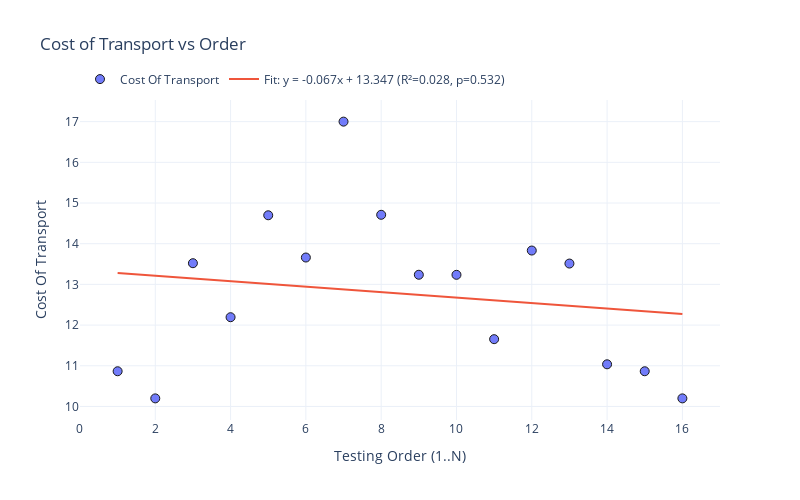
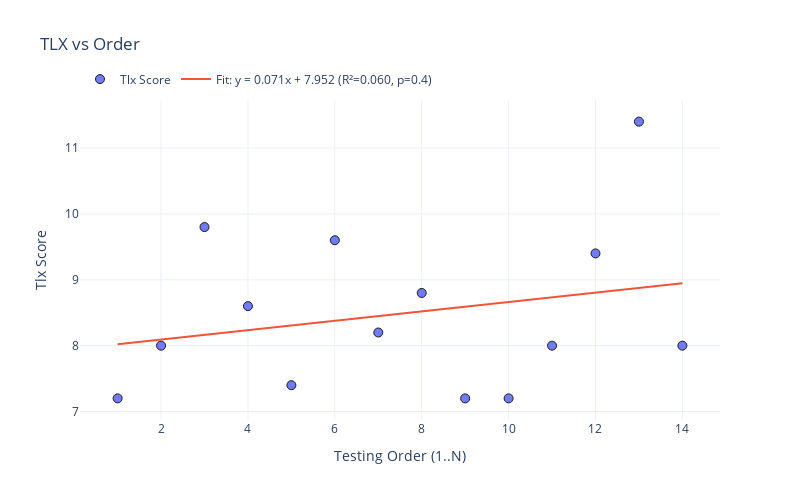
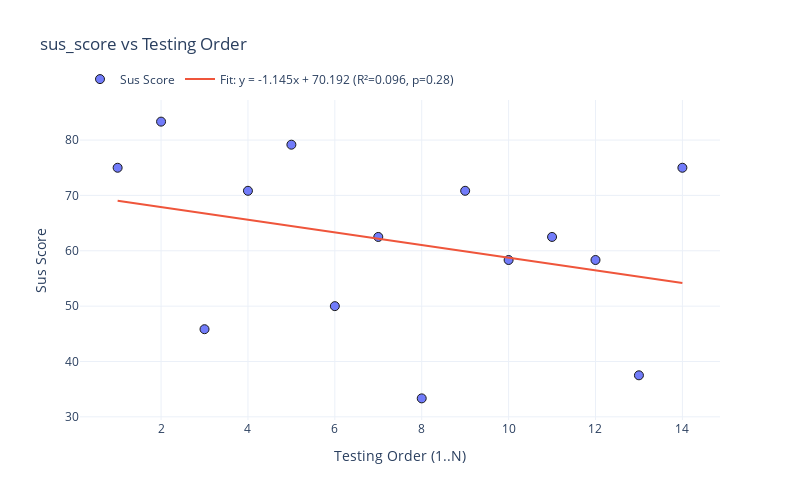

The notebook cell saved with these charts, in order:
### Code cell
cost_of_transport_temporal_fig = plot_order_vs_score(MIH_27_full_merged, 'cost_of_transport', title="Cost of Transport vs Order")
cost_of_transport_temporal_fig.show()

tlx_temproal_fig = plot_order_vs_score(MIH_27_full, 'tlx_score', title="TLX vs Order")
tlx_temproal_fig.show()
fig2 = plot_order_vs_score(MIH_27_full, 'sus_score', use_existing_testing_order=True)
fig2.show()
fig_instability = plot_order_vs_score(MIH_27_full, 'step_variance', use_existing_testing_order=True)
fig_instability.show()


fig_nrs = plot_order_vs_score(MIH_27_full, 'nrs_score', use_existing_testing_order=True)
fig_nrs.show()

### Figure 1 — Plotly figure (JSON) as saved in the notebook; plotly's stock layout.template omitted (floating-point values rounded to 4 significant figures)
{"data": [{"hovertemplate": "Order %{x}<br>Score %{y:.3f}<extra></extra>", "marker": {"line": {"color": "black", "width": 1}, "opacity": 0.9, "size": 9}, "mode": "markers", "name": "Cost Of Transport", "type": "scatter", "x": [1, 2, 3, 4, 5, 6, 7, 8, 9, 10, 11, 12, 13, 14, 15, 16], "y": [10.87, 10.2, 13.52, 12.19, 14.7, 13.66, 17.0, 14.71, 13.24, 13.24, 11.65, 13.83, 13.51, 11.04, 10.87, 10.2]}, {"mode": "lines", "name": "Fit: y = -0.067x + 13.347 (R²=0.028, p=0.532)", "type": "scatter", "x": [1, 16], "y": [13.28, 12.27]}], "layout": {"height": 500, "legend": {"orientation": "h", "x": 0, "xanchor": "left", "y": 1.02, "yanchor": "bottom"}, "title": {"text": "Cost of Transport vs Order"}, "width": 800, "xaxis": {"title": {"text": "Testing Order (1..N)"}}, "yaxis": {"title": {"text": "Cost Of Transport"}}}}

### Figure 2 — Plotly figure (JSON) as saved in the notebook; plotly's stock layout.template omitted (floating-point values rounded to 4 significant figures)
{"data": [{"hovertemplate": "Order %{x}<br>Score %{y:.3f}<extra></extra>", "marker": {"line": {"color": "black", "width": 1}, "opacity": 0.9, "size": 9}, "mode": "markers", "name": "Tlx Score", "type": "scatter", "x": [1, 2, 3, 4, 5, 6, 7, 8, 9, 10, 11, 12, 13, 14], "y": [7.2, 8.0, 9.8, 8.6, 7.4, 9.6, 8.2, 8.8, 7.2, 7.2, 8.0, 9.4, 11.4, 8.0]}, {"mode": "lines", "name": "Fit: y = 0.071x + 7.952 (R²=0.060, p=0.4)", "type": "scatter", "x": [1, 14], "y": [8.023, 8.949]}], "layout": {"height": 500, "legend": {"orientation": "h", "x": 0, "xanchor": "left", "y": 1.02, "yanchor": "bottom"}, "title": {"text": "TLX vs Order"}, "width": 800, "xaxis": {"title": {"text": "Testing Order (1..N)"}}, "yaxis": {"title": {"text": "Tlx Score"}}}}

### Figure 3 — Plotly figure (JSON) as saved in the notebook; plotly's stock layout.template omitted (floating-point values rounded to 4 significant figures)
{"data": [{"hovertemplate": "Order %{x}<br>Score %{y:.3f}<extra></extra>", "marker": {"line": {"color": "black", "width": 1}, "opacity": 0.9, "size": 9}, "mode": "markers", "name": "Sus Score", "type": "scatter", "x": [1, 2, 3, 4, 5, 6, 7, 8, 9, 10, 11, 12, 13, 14], "y": [75.0, 83.33, 45.83, 70.83, 79.17, 50.0, 62.5, 33.33, 70.83, 58.33, 62.5, 58.33, 37.5, 75.0]}, {"mode": "lines", "name": "Fit: y = -1.145x + 70.192 (R²=0.096, p=0.28)", "type": "scatter", "x": [1, 14], "y": [69.05, 54.17]}], "layout": {"height": 500, "legend": {"orientation": "h", "x": 0, "xanchor": "left", "y": 1.02, "yanchor": "bottom"}, "title": {"text": "sus_score vs Testing Order"}, "width": 800, "xaxis": {"title": {"text": "Testing Order (1..N)"}}, "yaxis": {"title": {"text": "Sus Score"}}}}
